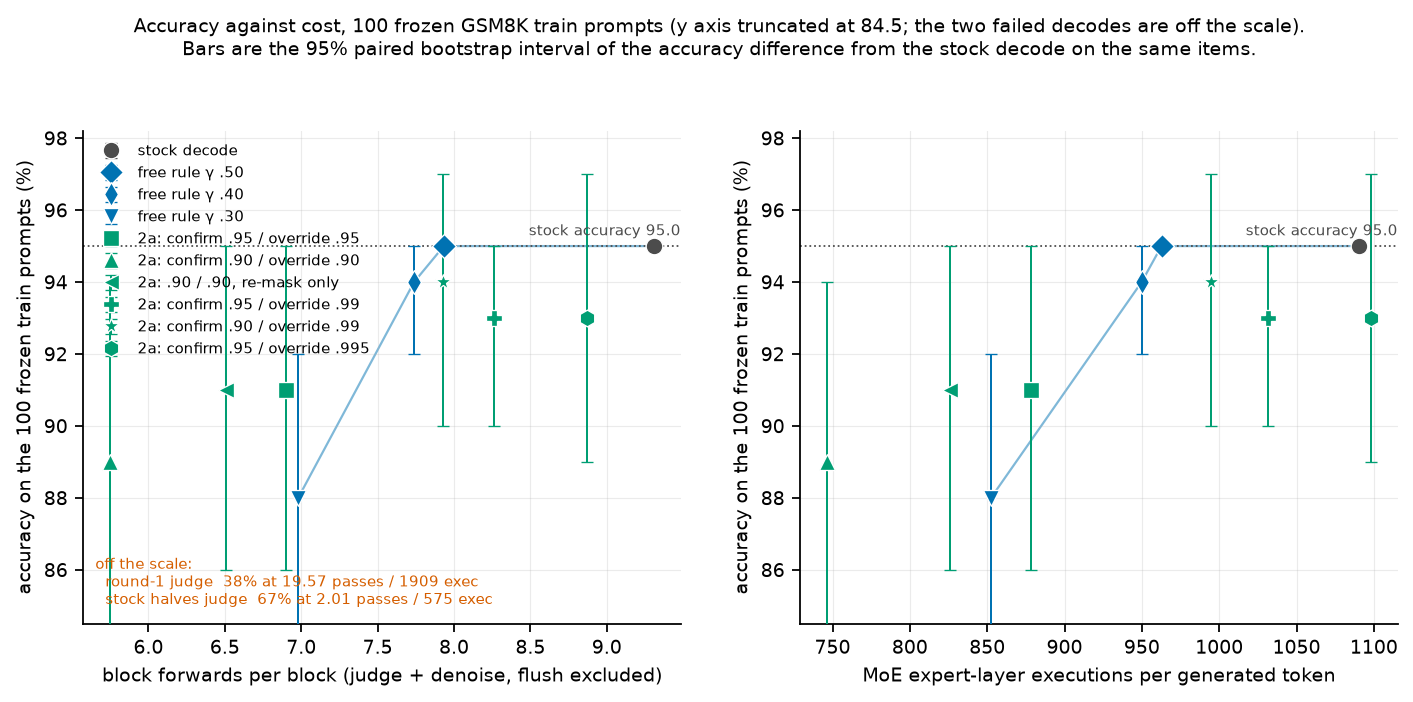

Write the Python code that produced this figure.
#!/usr/bin/env python
"""F5 -- the accuracy / cost frontier on the 100 frozen GSM8K train prompts.

Every point is one complete decode of the same 100 prompts, so accuracy differences
are paired per item. The numbers are read from the JSON that
`code/draftalign/analyze_da.py` writes for the recorded decode cells under
logs/draftalign/da_decode/; this script re-runs that analysis so the figure cannot
drift from the records.

Usage: /venv/main/bin/python results/figures/draftalign/F5_frontier.py
"""
import json
import os
import subprocess
import sys
import tempfile

sys.path.insert(0, os.path.dirname(os.path.abspath(__file__)))
from _common import C, ROOT, style          # noqa: E402

style()
import matplotlib.pyplot as plt             # noqa: E402

D = f"{ROOT}/logs/draftalign/da_decode"
POINTS = [
    # (cell dir, label, colour key, marker)
    ("gsm8k_B32_t95_stock", "stock decode", "stock", "o"),
    ("gsm8k_B32_t95_dv-s8_blind_q50", "free rule γ .50", "free", "D"),
    ("gsm8k_B32_t95_dv-s8_blind_q40", "free rule γ .40", "free", "d"),
    ("gsm8k_B32_t95_dv-s8_blind_q30", "free rule γ .30", "free", "v"),
    ("gsm8k_B32_t95_dv-s8_full_c95_ad5d9add10", "round 1, commit .95", "r1", "X"),
    ("gsm8k_B32_t95_dv-s8_full_c95_adb3106a4d", "2a: confirm .95 / override .95", "r2a", "s"),
    ("gsm8k_B32_t95_dv-s8_full_c90_adb3106a4d", "2a: confirm .90 / override .90", "r2a", "^"),
    ("gsm8k_B32_t95_dv-s8_full_c90_ro_adb3106a4d", "2a: .90 / .90, re-mask only", "r2a", "<"),
    ("gsm8k_B32_t95_dv-s8_full_c95_o99_adb3106a4d", "2a: confirm .95 / override .99", "r2a", "P"),
    ("gsm8k_B32_t95_dv-s8_full_c90_o99_adb3106a4d", "2a: confirm .90 / override .99", "r2a", "*"),
    ("gsm8k_B32_t95_dv-s8_full_c95_o100_adb3106a4d", "2a: confirm .95 / override .995", "r2a", "h"),
    ("gsm8k_B32_t95_dv-s8_c95_a70_q50", "halves judge (draft context)", "accent", "x"),
]

tmp = os.path.join(tempfile.gettempdir(), "F5_da_summary.json")
subprocess.run(["/venv/main/bin/python", f"{ROOT}/code/draftalign/analyze_da.py"]
               + [f"{D}/{c}" for c, *_ in POINTS] + ["--out", tmp],
               check=True, capture_output=True, cwd=ROOT)
S = json.load(open(tmp))
cells = {k[: -len(".calibvalid")]: v for k, v in S["cells"].items() if k.endswith(".calibvalid")}
paired = {k[: -len(".calibvalid")]: v for k, v in S["paired_vs_ref"].items()
          if k.endswith(".calibvalid")}

fig, axes = plt.subplots(1, 2, figsize=(10.6, 4.0))
OFF = {"gsm8k_B32_t95_dv-s8_full_c95_ad5d9add10", "gsm8k_B32_t95_dv-s8_c95_a70_q50"}
FREE = ["gsm8k_B32_t95_dv-s8_blind_q30", "gsm8k_B32_t95_dv-s8_blind_q40",
        "gsm8k_B32_t95_dv-s8_blind_q50", "gsm8k_B32_t95_stock"]

for ax, xk, xlab in ((axes[0], "passes_per_block", "block forwards per block (judge + denoise, flush excluded)"),
                     (axes[1], "expert_layer_exec_per_token", "MoE expert-layer executions per generated token")):
    ax.plot([cells[c][xk] for c in FREE], [cells[c]["accuracy"] for c in FREE],
            "-", color=C["free"], lw=1.0, alpha=0.5, zorder=1)
    for cell, label, ck, mk in POINTS:
        s_ = cells[cell]
        acc = s_["accuracy"]
        if cell in OFF:
            continue
        d = paired.get(cell, {})
        lo, hi = d.get("ci95", [0.0, 0.0])
        delta = d.get("delta", 0.0)
        yerr = [[abs(delta - lo)], [abs(hi - delta)]] if d else None
        ax.errorbar(s_[xk], acc, yerr=yerr, fmt=mk, ms=7.5, color=C[ck], capsize=2.5,
                    elinewidth=0.9, mec="white", mew=0.6, zorder=3,
                    label=label if ax is axes[0] else None)
    ax.set_xlabel(xlab)
    ax.set_ylabel("accuracy on the 100 frozen train prompts (%)")
    ax.set_ylim(84.5, 98.2)
    ax.axhline(95.0, color=C["stock"], lw=0.8, ls=":")
    ax.text(ax.get_xlim()[1], 95.3, "stock accuracy 95.0", ha="right", fontsize=6.8, color=C["stock"])

axes[0].text(0.02, 0.03,
             "off the scale:\n  round-1 judge  38% at 19.57 passes / 1909 exec\n"
             "  stock halves judge  67% at 2.01 passes / 575 exec",
             transform=axes[0].transAxes, fontsize=6.6, va="bottom", color=C["r1"])
axes[0].legend(fontsize=6.6, loc="upper left", ncol=1)
fig.suptitle("Accuracy against cost, 100 frozen GSM8K train prompts (y axis truncated at 84.5; "
             "the two failed decodes are off the scale).\nBars are the 95% paired bootstrap "
             "interval of the accuracy difference from the stock decode on the same items.",
             y=1.06, fontsize=8.6)
out = os.path.join(os.path.dirname(os.path.abspath(__file__)), "F5_frontier.png")
fig.savefig(out)
print("wrote", out)
print("%-46s %6s %8s %8s %9s %8s" % ("decode", "acc", "Δ vs stock", "passes", "exec/tok", "ms/tok"))
for cell, label, ck, mk in POINTS:
    s = cells[cell]
    d = paired.get(cell, {})
    ci = d.get("ci95", [0, 0])
    print("%-46s %6.1f %8.1f [%.0f,%.0f] %8.2f %9.0f %8.0f"
          % (label, s["accuracy"],
             d.get("delta", 0.0), ci[0], ci[1], s["passes_per_block"],
             s["expert_layer_exec_per_token"], s["ms_per_token"]))
